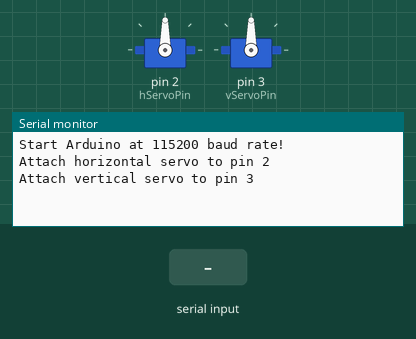
The sketch below on a simulated Arduino Uno, built with avr-gcc and run on an emulated ATmega328P. Shown: 2 × servo, the last lines printed to the serial monitor. The test bench sets the inputs (shaded band).

Above: at 1.2 s.
1.3 s: "undefined" received over Serial
At 2.2 s:
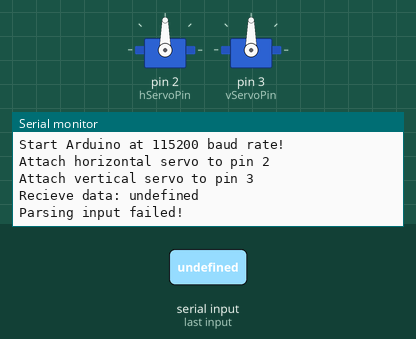
2.8 s: "1" received over Serial
At 3.4 s:
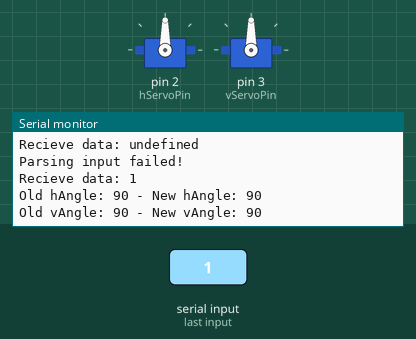

Measured:
- after the input at 1.3 s, the serial monitor: prints a new line at once (image 1)
- after the input at 2.8 s, the serial monitor: prints a new line at once (image 2)

The sketch:

app.ino
```cpp
// Accepted format: JSON
// {
//    hDelta: Độ lệch theo phương ngang, phải dương trái âm,
//    vDelta: Độ lệch theo phương thẳng, trên dương dưới âm
// }

// Include libs
#include <Servo.h>
#include <Arduino_JSON.h>

// Variables
const int hServoPin = 2;
const int vServoPin = 3;

const int MIN_HSERVO_ANGLE = 0;
const int MAX_HSERVO_ANGLE = 180;
const int INI_HSERVO_ANGLE = 90;

const int MIN_VSERVO_ANGLE = 0;
const int MAX_VSERVO_ANGLE = 90;
const int INI_VSERVO_ANGLE = 90;

float update_rate = 0.2;
long baudrate = 115200;

Servo hServo;
Servo vServo;

int hAngle;
int vAngle;
String data;

// Helper functions

// Update angle: giữ 80% góc cũ và cộng thêm 20% góc mới
int getWeightedAngle(int newAngle, int oldAngle, float updateRate){
  int wAngle = (int) ((float) newAngle * updateRate + (float) oldAngle * (1 - updateRate));
  if (wAngle == newAngle) return wAngle;
  else {
    if (wAngle > newAngle) {
      return min(wAngle - oldAngle, -1) + oldAngle;
    }
    else {
      return max(wAngle - oldAngle, 1) + oldAngle;
    }
  }
}

// Convert delta to new angle
int deltaToAngle(int delta, bool horizontal, bool reset){
  int value;
  if (horizontal) {
    if (reset) {
      value = INI_HSERVO_ANGLE;
    }
    else{
      value = hAngle - delta;

      if (value >= MAX_HSERVO_ANGLE){
        value = MAX_HSERVO_ANGLE;
      }

      if (value <= MIN_HSERVO_ANGLE) {
        value = MIN_HSERVO_ANGLE;
      }
    }
  }
  else{
    if (reset) {
      value = INI_VSERVO_ANGLE;
    }
    else{
       value = vAngle - delta;

      if (value >= MAX_VSERVO_ANGLE){
        value = MAX_VSERVO_ANGLE;
      }

      if (value <= MIN_VSERVO_ANGLE) {
        value = MIN_VSERVO_ANGLE;
      }
    }
  }

  return value;
}

// Setup functions
void setup(){
  // Init Serial speed
  Serial.begin(baudrate);
  Serial.setTimeout(10);
  Serial.print("Start Arduino at "); Serial.print(baudrate); Serial.println(" baud rate!");

  // Attach servo to pin
  hServo.attach(hServoPin);
  vServo.attach(vServoPin);
  Serial.print("Attach horizontal servo to pin "); Serial.println(hServoPin);
  Serial.print("Attach vertical servo to pin "); Serial.println(vServoPin);

  // Init servo angle
  hServo.write(INI_HSERVO_ANGLE);
  vServo.write(INI_VSERVO_ANGLE);
  hAngle = INI_HSERVO_ANGLE;
  vAngle = INI_VSERVO_ANGLE;
}

// Loop functions
void loop(){
  // Đợi có dữ liệu truyền tới
  while (Serial.available() == 0) {}

  // Đọc dữ liệu
  data = Serial.readString();
  data.trim();
  Serial.print("\nRecieve data: "); Serial.println(data);

  // Convert sang JSON
  JSONVar object = JSON.parse(data);
  if (JSON.typeof(object) == "undefined") {
    Serial.println("Parsing input failed!");
    return;
  }

  // Update servo angle
  Serial.print("Old hAngle: "); Serial.print(hAngle);
  hAngle = getWeightedAngle(deltaToAngle((int) object["hDelta"], true, (bool) object["reset"]), hAngle, update_rate);
  hServo.write(hAngle);
  Serial.print(" - New hAngle: "); Serial.println(hAngle);

  Serial.print("Old vAngle: "); Serial.print(vAngle);
  vAngle = getWeightedAngle(deltaToAngle((int) object["vDelta"], false, (bool) object["reset"]), vAngle, update_rate);
  vServo.write(vAngle);
  Serial.print(" - New vAngle: "); Serial.println(vAngle);
}
```
